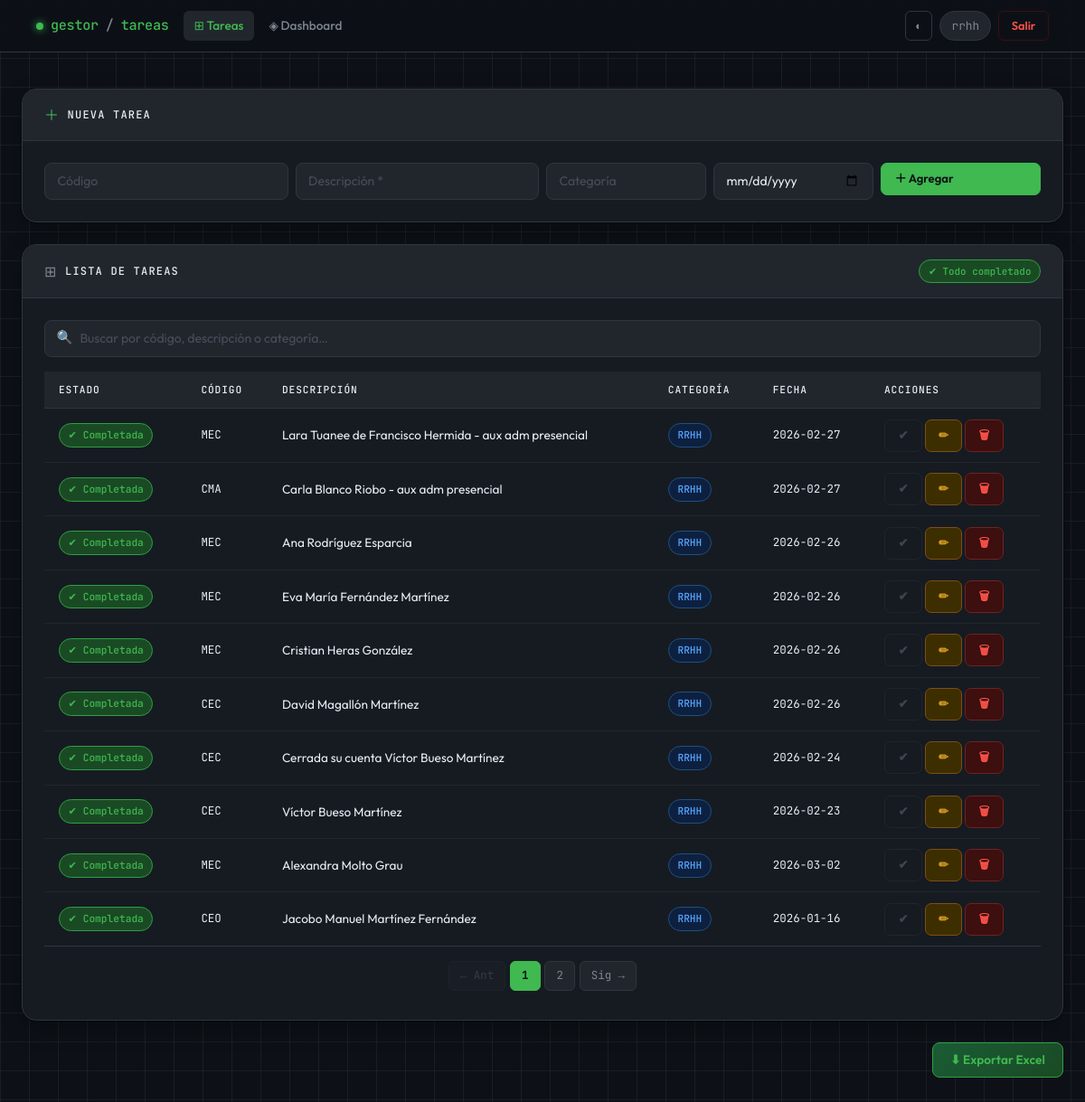
The page / (signed in) on the database as committed earlier.
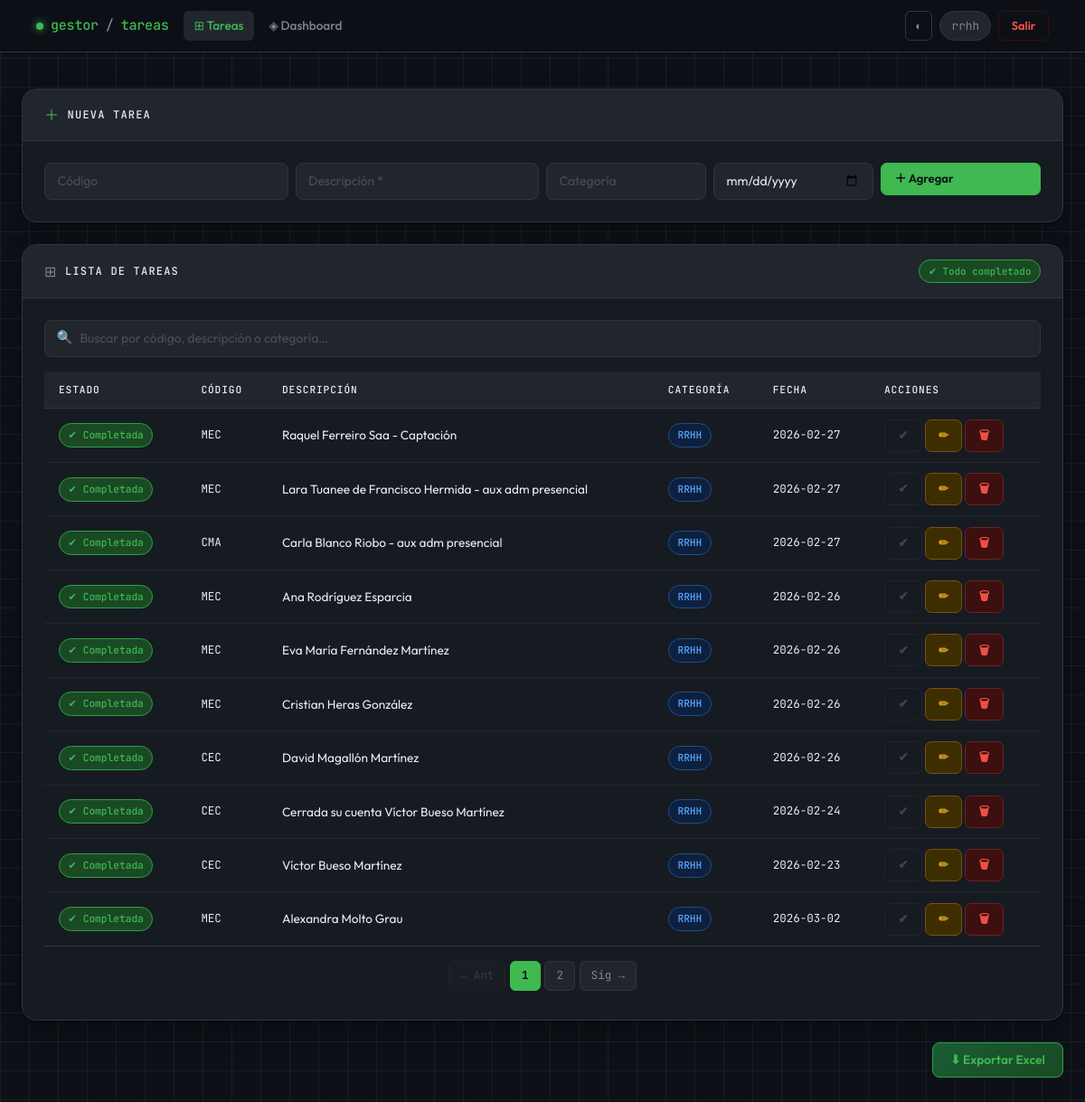
The same page on the database as committed later.
### tables this page shows
CREATE TABLE tareas (
            id INTEGER PRIMARY KEY AUTOINCREMENT,
            descripcion TEXT NOT NULL,
            categoria TEXT,
            fecha TEXT,
            completada INTEGER DEFAULT 0,
            codigo TEXT,
            usuario_id INTEGER,
            FOREIGN KEY (usuario_id) REFERENCES usuarios(id)
        );

### app_web.py (the view)
@app.route("/")
@login_required
def index():
    user_id = session.get("user_id")
    es_admin = session.get("es_admin")
    page = request.args.get('page', 1, type=int)
    per_page = 10
    offset = (page - 1) * per_page
    conn = get_connection()
    cursor = conn.cursor()
    if es_admin == 1:
        cursor.execute("SELECT * FROM tareas ORDER BY id DESC LIMIT ? OFFSET ?", (per_page, offset))
        tareas = cursor.fetchall()
        cursor.execute("SELECT COUNT(*) FROM tareas")
        total_tareas = cursor.fetchone()[0]
    else:
        cursor.execute("SELECT * FROM tareas WHERE usuario_id = ? ORDER BY id DESC LIMIT ? OFFSET ?", (user_id, per_page, offset))
        tareas = cursor.fetchall()
        cursor.execute("SELECT COUNT(*) FROM tareas WHERE usuario_id = ?", (user_id,))
        total_tareas = cursor.fetchone()[0]
    conn.close()
    total_pages = (total_tareas + per_page - 1) // per_page if total_tareas > 0 else 1
    return render_template("index.html",
                           tareas=tareas,
                           page=page,
                           total_pages=total_pages)

### app_web.py (called while the page is built)
def get_connection():
    conn = sqlite3.connect(DB_NAME)
    conn.row_factory = sqlite3.Row
    return conn

def login_required(f):
    @wraps(f)
    def decorated_function(*args, **kwargs):
        if "user_id" not in session:
            return redirect(url_for("login"))
        return f(*args, **kwargs)
    return decorated_function

### templates/index.html (shortened to what this page needs)
{% extends "base.html" %}
{% block content %}
<div class="gcard mb-4">
  <div class="gcard-header">
    <span style="color:var(--accent)">＋</span>
    <span class="gcard-title">Nueva tarea</span>
  </div>
  <div class="gcard-body">
    <form action="/agregar" method="post">
      <div class="row g-2">
        <div class="col-sm-6 col-md-3">
          <input name="codigo" class="form-control" placeholder="Código" autocomplete="off">
        </div>
        <div class="col-sm-6 col-md-3">
          <input name="descripcion" class="form-control" placeholder="Descripción *" required autocomplete="off">
        </div>
        <div class="col-sm-6 col-md-2">
          <input name="categoria" class="form-control" placeholder="Categoría" autocomplete="off">
        </div>
        <div class="col-sm-6 col-md-2">
          <input name="fecha" type="date" class="form-control">
        </div>
        <div class="col-12 col-md-2">
          <button type="submit" class="btn btn-g-primary w-100">＋ Agregar</button>
        </div>
      </div>
    </form>
  </div>
</div>
<div class="gcard">
  <div class="gcard-header">
    <span style="color:var(--text-muted)">⊞</span>
    <span class="gcard-title">Lista de tareas</span>
    <span id="cnt-badge" class="badge-g badge-pending ms-auto" style="font-size:.68rem;"></span>
  </div>
  <div class="gcard-body pb-0">
    <div class="search-wrap mb-3">
      <span class="search-icon">🔍</span>
      <input type="text" id="buscador" class="form-control"
             placeholder="Buscar por código, descripción o categoría…">
    </div>
    <div class="table-responsive">
      <table class="gtable">
        <thead>
          <tr>
            <th>Estado</th>
            <th>Código</th>
            <th>Descripción</th>
            <th>Categoría</th>
            <th>Fecha</th>
            <th>Acciones</th>
          </tr>
        </thead>
        <tbody>
          {% for t in tareas %}
          <tr class="{{ 'row-done' if t[4]==1 else '' }}"
              data-search="{{ (t[5] or '') }} {{ t[1] }} {{ (t[2] or '') }}"
              style="animation-delay:{{ loop.index0 * 25 }}ms; animation: fadeUp .25s ease both;">
            <td data-label="Estado">
              {% if t[4]==1 %}
                <span class="badge-g badge-done">✔ Completada</span>
              {% else %}
                <span class="badge-g badge-pending">● Pendiente</span>
              {% endif %}
            </td>
            <td data-label="Código" style="font-family:var(--mono); font-size:.78rem;">
              {{ t[5] if t[5] else '—' }}
            </td>
            <td data-label="Descripción">{{ t[1] }}</td>
            <td data-label="Categoría">
              <span class="badge-g badge-cat">{{ t[2] if t[2] else 'General' }}</span>
            </td>
            <td data-label="Fecha" style="font-family:var(--mono); font-size:.78rem; white-space:nowrap;">
              {{ t[3] if t[3] else '—' }}
            </td>
            <td data-label="Acciones" style="white-space:nowrap;">
              {% if t[4]==0 %}
                <a href="/completar/{{ t[0] }}" class="btn btn-g-success btn-sm">✔</a>
              {% else %}
                <span class="btn btn-g-ghost btn-sm" style="cursor:default; opacity:.4;">✔</span>
              {% endif %}
              <a href="/editar/{{ t[0] }}" class="btn btn-g-warning btn-sm">✏</a>
              <a href="/eliminar/{{ t[0] }}" class="btn btn-g-danger btn-sm"
                 onclick="return confirm('¿Eliminar esta tarea? No se puede deshacer.')">🗑</a>
            </td>
          </tr>
          {% endfor %}
        </tbody>
      </table>
    </div>
    {% if total_pages > 1 %}
    <div class="py-3 border-top" style="border-color:var(--border)!important;">
      <ul class="gpagination">
        <li class="{{ 'disabled' if page <= 1 else '' }}">
          <a class="gpage-link" href="?page={{ page-1 }}">← Ant</a>
        </li>
        {% for p in range(1, total_pages+1) %}
        <li class="{{ 'active' if p==page else '' }}">
          <a class="gpage-link" href="?page={{ p }}">{{ p }}</a>
        </li>
        {% endfor %}
        <li class="{{ 'disabled' if page >= total_pages else '' }}">
          <a class="gpage-link" href="?page={{ page+1 }}">Sig →</a>
        </li>
      </ul>
    </div>
    {% endif %}
  </div>
</div>
{% endblock %}

### templates/base.html (shortened to what this page needs)
<!DOCTYPE html>
<html lang="es">
<head>
  <link href="https://cdn.jsdelivr.net/npm/bootstrap@5.3.2/dist/css/bootstrap.min.css" rel="stylesheet">
</head>
<body>
<nav class="navbar navbar-expand-lg">
  <div class="container-fluid px-3">
    <a class="navbar-brand" href="/">
      <span class="dot"></span>
      gestor<span style="color:var(--text-muted)">/</span>tareas
    </a>
    <div class="collapse navbar-collapse" id="navMain">
      {% set path = request.path %}
      <ul class="navbar-nav me-auto gap-1 mt-2 mt-lg-0">
        <li class="nav-item">
          <a class="nav-link{{ ' active' if path == '/' else '' }}" href="/">
            ⊞ Tareas
          </a>
        </li>
        <li class="nav-item">
          <a class="nav-link{{ ' active' if path == '/dashboard' else '' }}" href="/dashboard">
            ◈ Dashboard
          </a>
        </li>
      </ul>
      <div class="d-flex align-items-center gap-2 mt-2 mt-lg-0">
        <button onclick="toggleLight()" class="btn-dark-toggle" title="Cambiar tema">◐</button>
        <span class="navbar-user">{{ session.get('user', '') }}</span>
        <a href="/logout" class="btn-logout">Salir</a>
      </div>
    </div>
  </div>
</nav>
<div class="page-wrapper pb-0 pt-2" style="max-width:1300px; margin:0 auto; padding-inline:1.5rem;">
</div>
<div class="page-wrapper">
  {% block content %}{% endblock %}
  <div class="text-end mt-4">
    <a href="/exportar" class="btn btn-g-export">⬇ Exportar Excel</a>
  </div>
</div>
</body>
</html>

Rows that differ between the two databases and show on the page:
no longer on this page (row unchanged): tareas: completada "✔ Completada", codigo "CEO", descripcion "Jacobo Manuel Martínez Fernández", categoria "RRHH", fecha "2026-01-16"
added tareas: completada "✔ Completada", codigo "MEC", descripcion "Raquel Ferreiro Saa - Captación", categoria "RRHH", fecha "2026-02-27"
